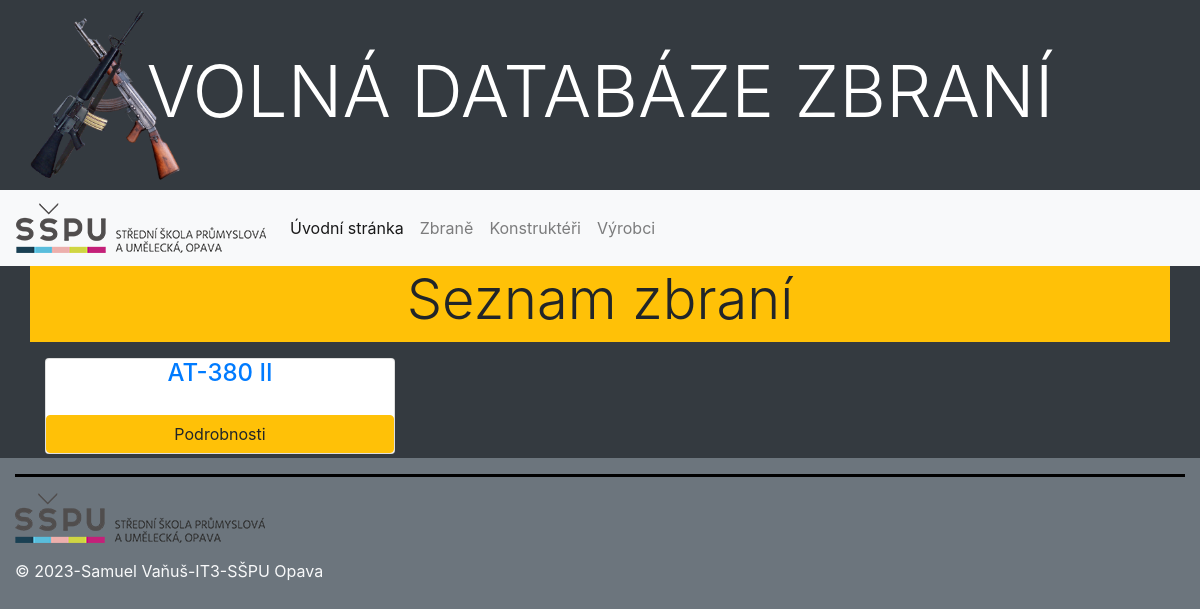
The app's page /guns/guns/, older data.
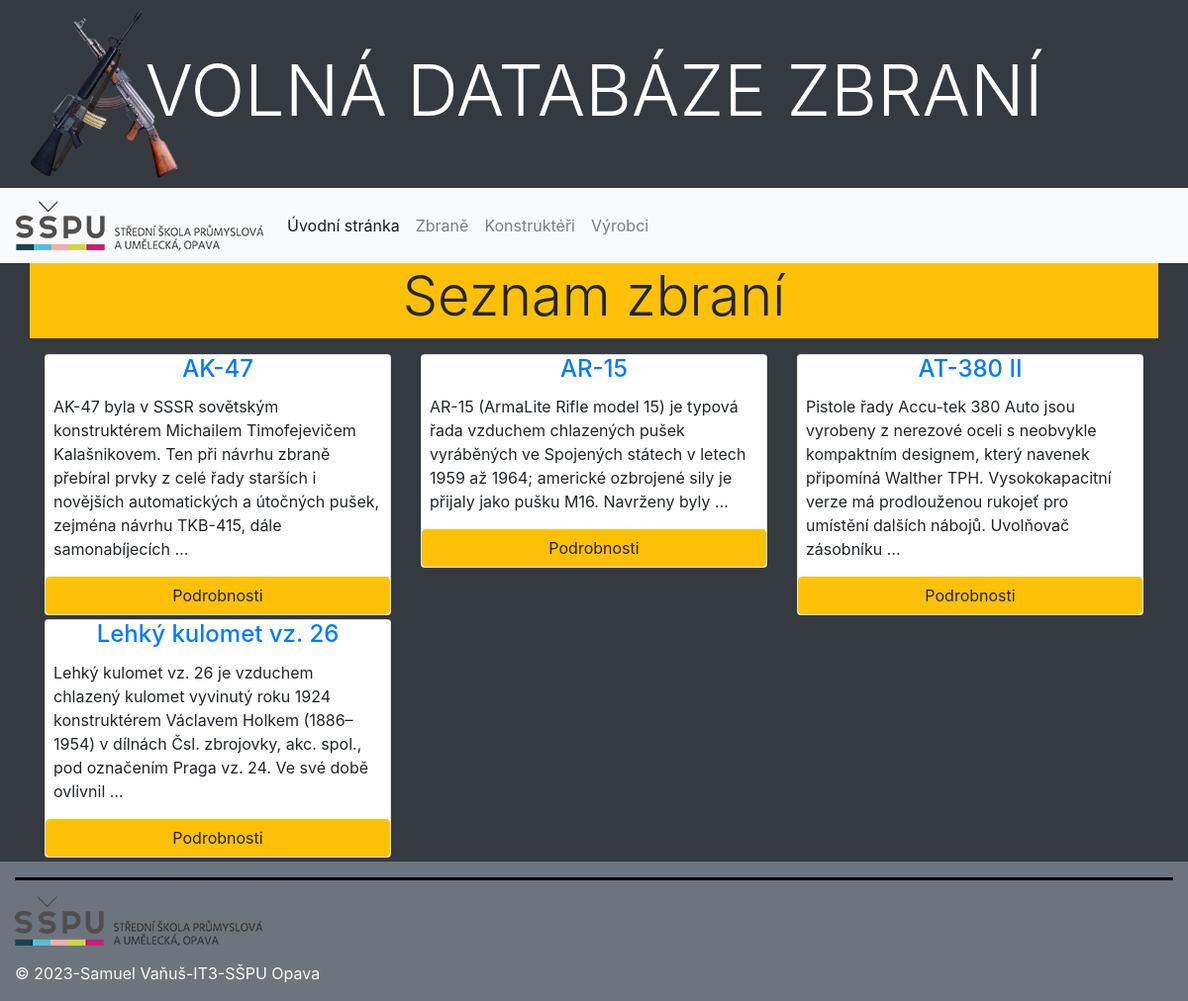
The same page, newer data.
### guns/models.py (models this page shows, shortened)
class Gun(models.Model):
    name = models.CharField(max_length=100, unique=True, verbose_name="Označení zbraně",
                            help_text="Zadejte označení zbraně")
    length = models.FloatField(verbose_name="Celková délka zbraně (mm)",
                               help_text="Zadejte délku zbraně v milimetrech",
                               validators=[MinValueValidator(0.1), MaxValueValidator(2000.0)])
    barrel_length = models.FloatField(verbose_name="Délka hlavně zbraně (mm)",
                                      help_text="Zadejte délku hlavně zbraně v milimetrech",
                                      validators=[MinValueValidator(0.1), MaxValueValidator(2000.0)])
    weight = models.FloatField(verbose_name="Celková hmotnost zbraně (g)",
                               validators=[MinValueValidator(0.1), MaxValueValidator(20000.0)],
                               help_text="Zadejte hmotnost zbraně v gramech")
    magazine = models.IntegerField(verbose_name="Celková kapacita obvyklého zásobníku",
                                   help_text="Zadejte množtví munice v základním zásobníku zbraně", default=1)
    '''developed = models.PositiveIntegerField(blank=True, null=True,
                                             validators=[MinValueValidator(900), MaxValueValidator(2100)],
                                             verbose_name='Rok vydání', help_text='Zadejte rok vydání (1500 - 2100)')'''
    description = models.TextField(blank=True, verbose_name="Popis zbraně",
                                   help_text="Popište tuto zbraň (historie, vlastnosti"
                                             ", zvláštnosti...)")
    type = models.ManyToManyField(Type, help_text='Vyberte typ zbraně')
    maker = models.ManyToManyField(Maker, blank=True, help_text='Vyberte výrobce zbraně')
    inventor = models.ManyToManyField(Inventor, blank=True, help_text='Vyberte vynálezces zbraně')
    poster = models.ImageField(upload_to='guns/posters/', blank=True, null=True,
                               verbose_name="Poster")
    rate = models.FloatField(default=5.0,
                             validators=[MinValueValidator(1.0), MaxValueValidator(10.0)],
                             null=True,
                             verbose_name="Hodnocení",
                             help_text="Prosím, ohodnoťte na stupnici 1-10")
    class Meta:
        ordering = ["name"]

### guns/views.py (the view)
# urls.py: path('guns/', views.GunListView.as_view(), name='guns'),
class GunListView(ListView):
    model = Gun
    context_object_name = 'guns_list'
    template_name = 'gun/list.html'

### guns/templates/gun/list.html (shortened to what this page needs)
{% extends "base.html" %}
{% block content %}
<div class="container">
    <div class="row mb-3">
        <div class="col-sm-12 bg-warning">
            <h2 class="display-4 text-center">Seznam zbraní</h2>
        </div>
    </div>
    <div class="row">
        {% for gun in guns_list %}
        <div class="col-sm-6 col-md-4 col-lg-4 mb-1">
            <div class="card">
                <h4 class="card-title text-center"><a href="{% url 'gun_detail' gun.pk %}">{{ gun.name }}</a></h4>
                <p class="pl-2 pr-2">{{ gun.description|truncatewords:30 }}</p>
                <a href="{% url 'gun_detail' gun.pk %}" class="btn btn-warning">Podrobnosti</a>
            </div>
        </div>
        {% endfor %}
    </div>
</div>
{% endblock %}

Row changes from the older to the newer data that the page shows:
added Gun: name "AK-47", description "AK-47 byla v SSSR sovětským konstruktérem Michailem Timofejevičem Kalašnikovem. Ten při návrhu zbraně přebíral prvky z celé řady starších i novějších automatických a útočných pušek, zejména návrhu TKB-415, dále samonabíjecích …"
added Gun: name "AR-15", description "AR-15 (ArmaLite Rifle model 15) je typová řada vzduchem chlazených pušek vyráběných ve Spojených státech v letech 1959 až 1964; americké ozbrojené sily je přijaly jako pušku M16. Navrženy byly …"
changed Gun "AT-380 II": description (not shown) → "Pistole řady Accu-tek 380 Auto jsou vyrobeny z nerezové oceli s neobvykle kompaktním designem, který navenek připomíná Walther TPH. Vysokokapacitní verze má prodlouženou rukojeť pro umístění dalších nábojů. Uvolňovač zásobníku …"
added Gun: name "Lehký kulomet vz. 26", description "Lehký kulomet vz. 26 je vzduchem chlazený kulomet vyvinutý roku 1924 konstruktérem Václavem Holkem (1886–1954) v dílnách Čsl. zbrojovky, akc. spol., pod označením Praga vz. 24. Ve své době ovlivnil …"
